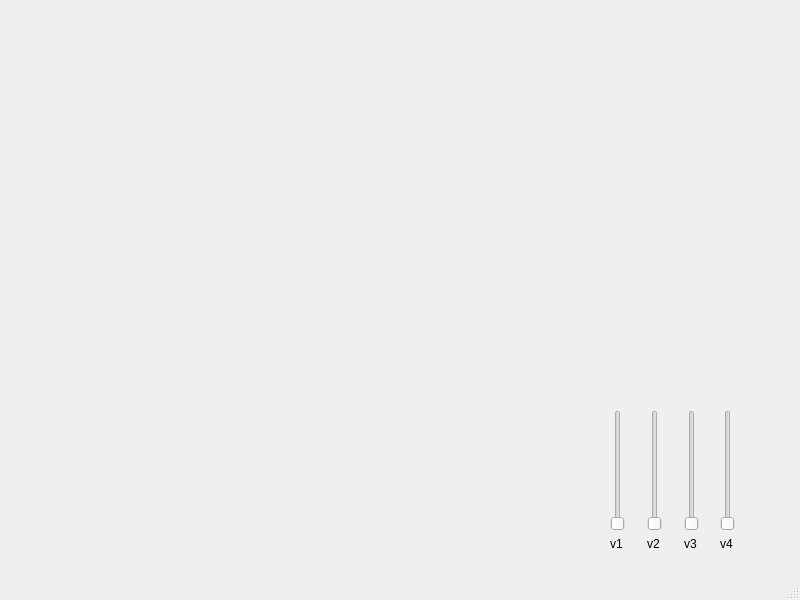
<?xml version="1.0" encoding="UTF-8"?>
<ui version="4.0">
 <class>MainWindow</class>
 <widget class="QMainWindow" name="MainWindow">
  <property name="geometry">
   <rect>
    <x>0</x>
    <y>0</y>
    <width>800</width>
    <height>600</height>
   </rect>
  </property>
  <property name="windowTitle">
   <string>MainWindow</string>
  </property>
  <widget class="QWidget" name="centralwidget">
   <widget class="QWidget" name="layoutWidget">
    <property name="geometry">
     <rect>
      <x>610</x>
      <y>410</y>
      <width>141</width>
      <height>141</height>
     </rect>
    </property>
    <layout class="QHBoxLayout" name="horizontalLayout">
     <item>
      <layout class="QVBoxLayout" name="verticalLayout_4">
       <item>
        <widget class="QSlider" name="v1">
         <property name="orientation">
          <enum>Qt::Vertical</enum>
         </property>
        </widget>
       </item>
       <item>
        <widget class="QLabel" name="label_3">
         <property name="text">
          <string>v1</string>
         </property>
        </widget>
       </item>
      </layout>
     </item>
     <item>
      <layout class="QVBoxLayout" name="verticalLayout_3">
       <item>
        <widget class="QSlider" name="v2">
         <property name="orientation">
          <enum>Qt::Vertical</enum>
         </property>
        </widget>
       </item>
       <item>
        <widget class="QLabel" name="label_4">
         <property name="text">
          <string>v2</string>
         </property>
        </widget>
       </item>
      </layout>
     </item>
     <item>
      <layout class="QVBoxLayout" name="verticalLayout">
       <item>
        <widget class="QSlider" name="v3">
         <property name="orientation">
          <enum>Qt::Vertical</enum>
         </property>
        </widget>
       </item>
       <item>
        <widget class="QLabel" name="label">
         <property name="text">
          <string>v3</string>
         </property>
        </widget>
       </item>
      </layout>
     </item>
     <item>
      <layout class="QVBoxLayout" name="verticalLayout_2">
       <item>
        <widget class="QSlider" name="v4">
         <property name="orientation">
          <enum>Qt::Vertical</enum>
         </property>
        </widget>
       </item>
       <item>
        <widget class="QLabel" name="label_2">
         <property name="text">
          <string>v4</string>
         </property>
        </widget>
       </item>
      </layout>
     </item>
    </layout>
   </widget>
  </widget>
  <widget class="QMenuBar" name="menubar">
   <property name="geometry">
    <rect>
     <x>0</x>
     <y>0</y>
     <width>800</width>
     <height>20</height>
    </rect>
   </property>
  </widget>
  <widget class="QStatusBar" name="statusbar"/>
 </widget>
 <resources/>
 <connections>
  <connection>
   <sender>v1</sender>
   <signal>valueChanged(int)</signal>
   <receiver>MainWindow</receiver>
   <slot>velocidade1(int)</slot>
   <hints>
    <hint type="sourcelabel">
     <x>624</x>
     <y>547</y>
    </hint>
    <hint type="destinationlabel">
     <x>350</x>
     <y>448</y>
    </hint>
   </hints>
  </connection>
  <connection>
   <sender>v2</sender>
   <signal>valueChanged(int)</signal>
   <receiver>MainWindow</receiver>
   <slot>velocidade2(int)</slot>
   <hints>
    <hint type="sourcelabel">
     <x>662</x>
     <y>547</y>
    </hint>
    <hint type="destinationlabel">
     <x>323</x>
     <y>516</y>
    </hint>
   </hints>
  </connection>
  <connection>
   <sender>v3</sender>
   <signal>valueChanged(int)</signal>
   <receiver>MainWindow</receiver>
   <slot>velocidade3(int)</slot>
   <hints>
    <hint type="sourcelabel">
     <x>699</x>
     <y>547</y>
    </hint>
    <hint type="destinationlabel">
     <x>485</x>
     <y>514</y>
    </hint>
   </hints>
  </connection>
  <connection>
   <sender>v4</sender>
   <signal>valueChanged(int)</signal>
   <receiver>MainWindow</receiver>
   <slot>velocidade4(int)</slot>
   <hints>
    <hint type="sourcelabel">
     <x>730</x>
     <y>541</y>
    </hint>
    <hint type="destinationlabel">
     <x>778</x>
     <y>450</y>
    </hint>
   </hints>
  </connection>
 </connections>
 <slots>
  <slot>teste()</slot>
  <slot>velocidade1(int)</slot>
  <slot>velocidade2(int)</slot>
  <slot>velocidade3(int)</slot>
  <slot>velocidade4(int)</slot>
 </slots>
</ui>
